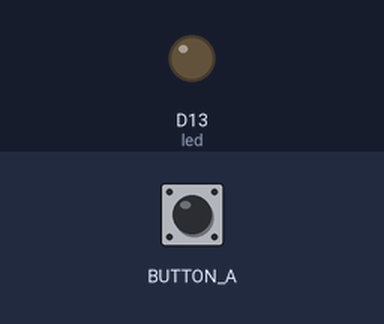
Simulated run of this program. Board: Circuit Playground running CircuitPython. Shown: output pins drawn as LEDs (lit = HIGH). The inputs (shaded band) are chosen by the test bench.

Above: at 1.2 s.
1.3 s: button A pressed for 0.15 s
At 1.37 s:
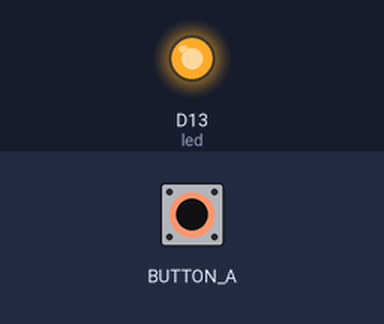
2.9 s: button A pressed for 3.2 s
At 6.9 s:
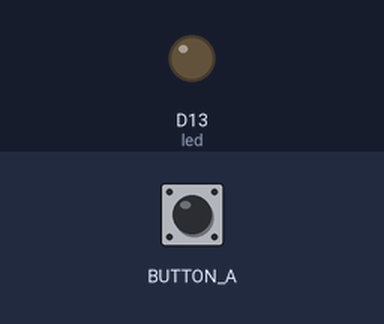
Timing chart, 0 to 8.4 s (numbered marks = the images above; inputs shaded):
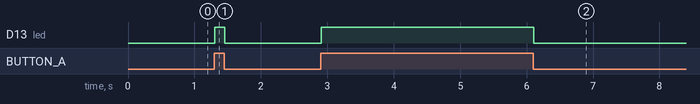

The program:

Button_example.py
```python
from digitalio import DigitalInOut, Direction, Pull
import board
import time


# Sets the led variable to the D13 LED on the board
led = DigitalInOut(board.D13)
# Sets the D13 LED as an OUTPUT
led.direction = Direction.OUTPUT

# Setup the a_button variable to the BUTTON_A on the board
a_button = DigitalInOut(board.BUTTON_A)
# Setup the a_button as an INPUT device
a_button.direction = Direction.INPUT
a_button.pull = Pull.DOWN


while True:
    if a_button.value == True:  # button is pushed
        led.value = True
    else:
        led.value = False

    time.sleep(0.01)
```

Measured:
- after the input at 1.3 s, D13 (led): LOW → HIGH at once, → LOW 0.15 s later
- after the input at 2.9 s, D13 (led): LOW → HIGH at once, → LOW 3.2 s later
